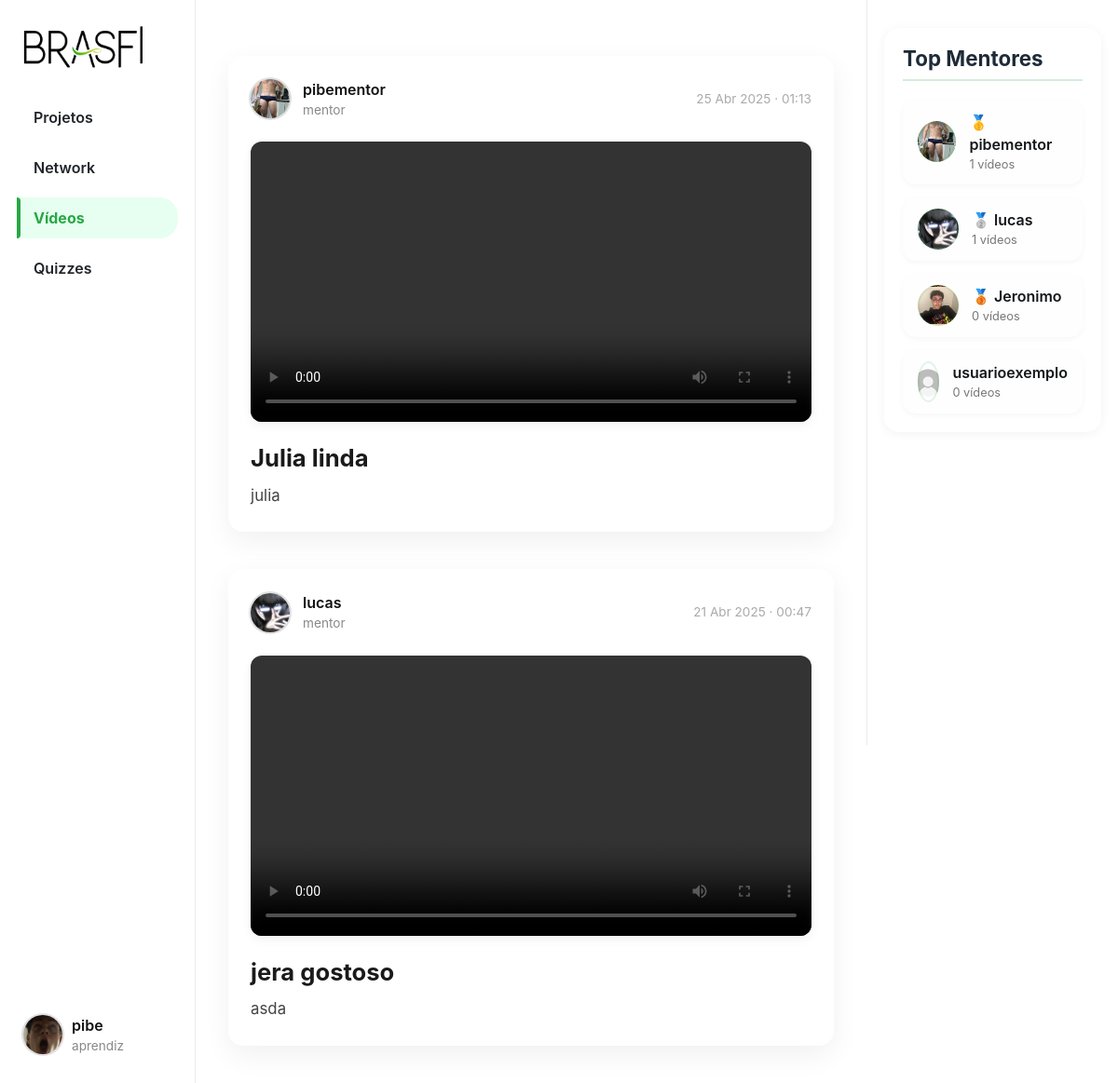
Before: /videos (signed in) with the older database file.
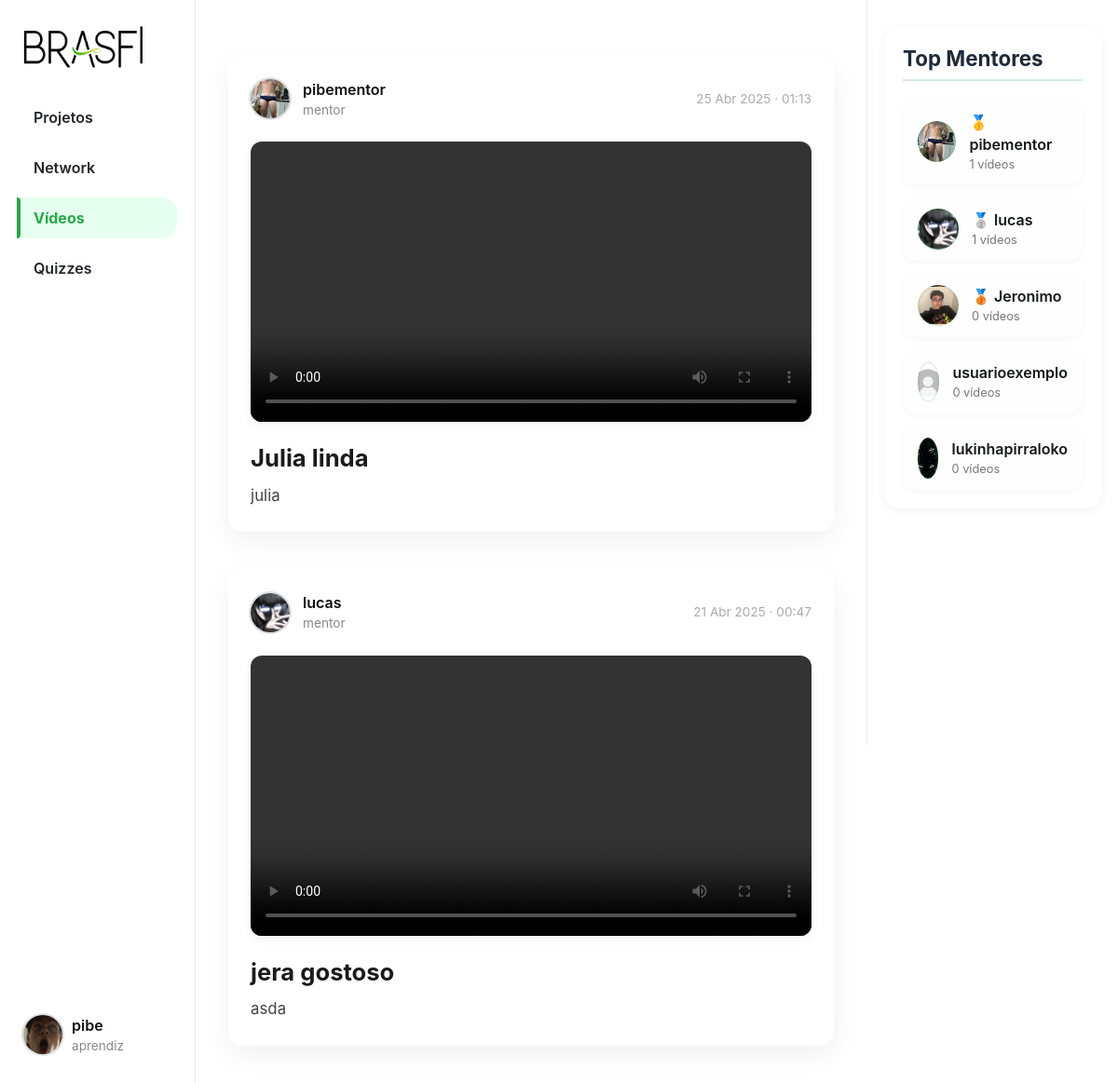
After: the same page with the newer database file.
### App_BRASFI/models.py (models this page shows, shortened)
class Video(models.Model):
    title = models.CharField(max_length=255)
    description = models.TextField()
    video_file = models.FileField(upload_to=video_upload_path)
    created_at = models.DateTimeField(default=timezone.now)
    user = models.ForeignKey(User, on_delete=models.CASCADE, related_name='videos')

class User(AbstractUser):
    TIPO_USUARIO = (
        ('mentor', 'Mentor'),
        ('aprendiz', 'Aprendiz'),
    )
    profilePic = models.ImageField(upload_to='profile_pic/', blank=True, null=True)
    userType = models.CharField(max_length=10, choices=TIPO_USUARIO, default='aprendiz')

### App_BRASFI/views.py (the view)
# urls.py: path('videos', views.VideosView, name='videos'),
@login_required
def VideosView(request):
    all_videos = Video.objects.all().order_by('-created_at')
    top_mentors_raw = User.objects.filter(userType="mentor")\
        .annotate(total_videos=Count('videos'))\
        .order_by('-total_videos')[:5]
    return render(request, "videos.html", {
        "page": "videos",
        "videos": all_videos,
        'top_mentors': top_mentors_raw,
    })

### App_BRASFI/templates/videos.html (shortened to what this page needs)
{% extends "layout.html" %}
{% load static %}
{% block body %}
    {% if videos %}
    <div class="posts-view">
        {% for video in videos %}
        <div class="post-card">
            <div class="post-header">
                <div class="creator-info">
                    <div class="small-profilepic" style="background-image: url('/media/{{ video.user.profilePic }}');"></div>
                    <div>
                        <div class="username">{{ video.user.username }}</div>
                        <div class="user-type">{{ video.user.userType }}</div>
                    </div>
                </div>
                <div class="created-at">{{ video.created_at|date:"d M Y · H:i" }}</div>
            </div>
            <video controls preload="metadata" class="video-player" src="{{ video.video_file.url }}"></video>
            <div class="post-details">
                <h3 class="video-title">{{ video.title }}</h3>
                <p class="video-description">{{ video.description }}</p>
            </div>
        </div>
        {% endfor %}
    </div>
    {% endif %}
{% endblock %}
{% block right %}
<div class="stats-box">
    <h4>Top Mentores</h4>
    <ul class="profile-list">
        {% for mentor in top_mentors|slice:":6" %}
        <li class="profile-card">
            <div class="profile-avatar" style="background-image: url('/media/{{ mentor.profilePic }}');"></div>
            <div class="profile-info">
                <div class="profile-name">
                    {% if forloop.counter == 1 %}🥇{% elif forloop.counter == 2 %}🥈{% elif forloop.counter == 3 %}🥉{% endif %}
                    {{ mentor.username }}
                </div>
                <div class="profile-meta">{{ mentor.total_videos }} vídeos</div>
            </div>
        </li>
        {% endfor %}
    </ul>
</div>
{% endblock %}

Changed rows visible on the page:
added User: profilePic (picture), username "lukinhapirraloko", total_videos "0"
